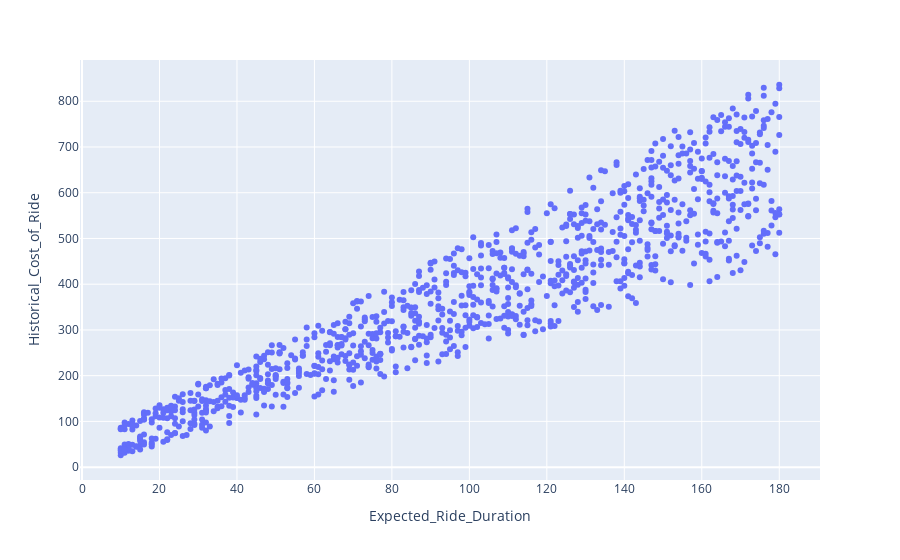

This figure's notebook cell:
### Code cell
fig = px.scatter(data, x = data['Expected_Ride_Duration'], y = data['Historical_Cost_of_Ride'])
fig.show()

### Figure 1 — Plotly figure (JSON) as saved in the notebook; plotly's stock layout.template omitted (floating-point values rounded to 4 significant figures; data arrays with more than 128 entries replaced by an {"elided": "..."} marker saying what was removed)
{"data": [{"hovertemplate": "Expected_Ride_Duration=%{x}<br>Historical_Cost_of_Ride=%{y}<extra></extra>", "legendgroup": "", "marker": {"color": "#636efa", "symbol": "circle"}, "mode": "markers", "name": "", "orientation": "v", "showlegend": false, "type": "scatter", "x": {"elided": "1000 int values"}, "xaxis": "x", "y": {"elided": "1000 float values"}, "yaxis": "y"}], "layout": {"autosize": true, "legend": {"tracegroupgap": 0}, "margin": {"t": 60}, "xaxis": {"anchor": "y", "autorange": true, "domain": [0, 1], "range": [-0.2883, 190.3], "title": {"text": "Expected_Ride_Duration"}, "type": "linear"}, "yaxis": {"anchor": "x", "autorange": true, "domain": [0, 1], "range": [-36.73, 898.8], "title": {"text": "Historical_Cost_of_Ride"}, "type": "linear"}}}
